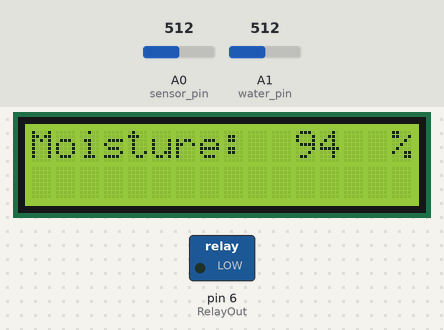
Bench run of a sketch on a simulated Arduino Uno, built with avr-gcc and run on an emulated ATmega328P. On the bench: 16×2 character LCD, switched loads named in the sketch (green lamp = pin HIGH). The inputs (shaded band) are chosen by the test bench; at power-on: A0 (sensor_pin) = 512, A1 (water_pin) = 512. What the sketch prints to the serial monitor is not drawn.

Above: at 6.2 s.
6.3 s: A0 (sensor_pin) set to 196
At 8.2 s:
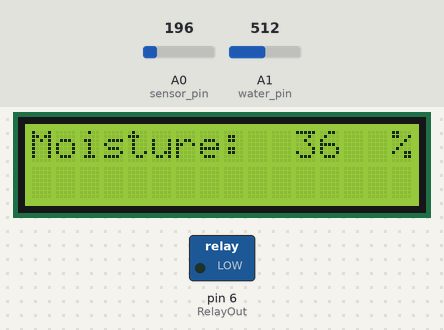
8.5 s: A0 (sensor_pin) set to 179
At 9.8 s:
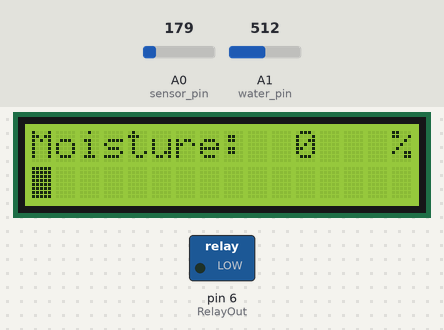
16.5 s: A0 (sensor_pin) set to 306
At 18.1 s:
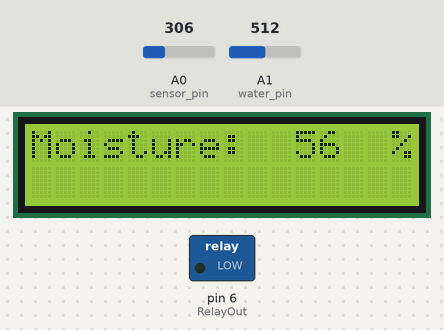
18.6 s: A0 (sensor_pin) set to 122
At 20.6 s:
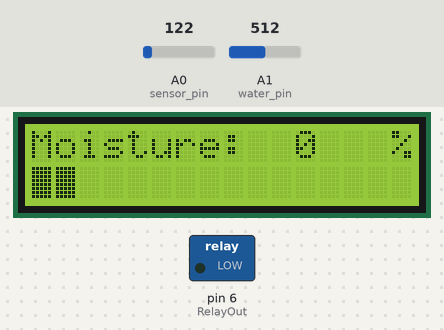
Timing chart, 0 to 22.1 s (numbered marks = the images above; inputs shaded):
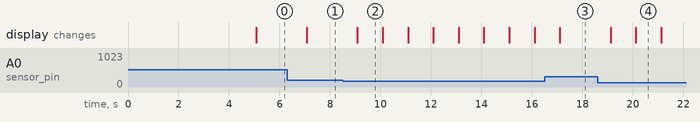

Measured:
- the behaviour switches between 188 and 187 on A0 (sensor_pin) (found by bisection; images 1 and 2)
- after the input at 6.3 s, the display: changes after 0.78 s (image 1)
- after the input at 8.5 s, the display: changes after 0.59 s (image 2)
- after the input at 16.5 s, the display: changes after 0.60 s (image 3)
- after the input at 18.6 s, the display: first changes after 0.51 s (image 4 shows a later state)
- what the display in image 2 shows lasts 1.0 s, from 9.1 s to 10.1 s

The sketch:

sketch_aug07a.ino
```cpp
// MODULES
#include <LiquidCrystal.h>
#include <math.h>

// Initaite Pins
int RelayOut = 6; // Relay
int green = 9; // colour LED
int amber = 10; // colour LED
int red = 8; // colour LED
int sensor_pin = A0; // Moisture sensor
int output_value; // Moisture sensor
int water_pin = A1; // Water level sensor
int PUMPS = 0; // amount of pumps

// Create a custom value for the LCD screen
const int rs = 12, en = 11, d4 = 5, d5 = 4, d6 = 3, d7 = 2;
LiquidCrystal lcd(rs, en, d4, d5, d6, d7);
uint8_t testChar[8] = {0xff,0xff,0xff,0xff,0xff,0xff,0xff,0xff}; // Custom character

// This will be use for the loading bar
int lodval = 0;


// Setup Function
void setup(){
  Serial.begin(9600);
  digitalWrite(green,HIGH);
  digitalWrite(amber, HIGH);
  digitalWrite(red, HIGH);
  Serial.println("starting");
  pinMode(RelayOut, OUTPUT); // Relay
  lcd.begin(16, 2); // Custom character
  lcd.createChar(0, testChar); // Sends the custom char to lcd
  // Following is all just Printing to LCD
  lcd.setCursor(0, 0);
  lcd.print("Starting");
  lcd.setCursor(7, 1);
  lcd.print("Program");
  delay(5000);
  lcd.setCursor(0,0);
  lcd.print("Moisture:");
  lcd.setCursor(15,0);
  lcd.print("%");
  lcd.setCursor(7, 1);
  lcd.print("       ");
  // Prints End

  digitalWrite(green,LOW);
  digitalWrite(amber, LOW);
  digitalWrite(red, LOW);

}

// Reads the moisture level
int moist_read(){
  output_value = analogRead(sensor_pin);
  output_value = map(output_value,550,0,0,100);
  int moist = (100 - output_value);
  if (moist > 100){
    lodval = 0;
    return 100;
  } else if (moist < 35){
    lodval = lodval + 1;
    return 0;
  } else {
    lodval = 0;
    return moist;
  }
}

// turns on the Pump
void pump_on(){
  PUMPS = PUMPS + 1;
  digitalWrite(green,HIGH);
  digitalWrite(amber, HIGH);
  digitalWrite(red, HIGH);
  digitalWrite(RelayOut, HIGH);
  delay(45000);
  digitalWrite(RelayOut, LOW);
  digitalWrite(green,LOW);
  digitalWrite(amber, LOW);
  digitalWrite(red, LOW);
  lodval = -1;
}

// Loading Bar function
int loading(){
  int tfbool;

  if(lodval == 0){
    lcd.setCursor(0,1);
    lcd.print("                ");
    tfbool =  false;
  } else if(lodval == 16){
    lcd.setCursor(lodval - 1, 1);
    lodval = 1;
    lcd.print(char(0));
    tfbool = true;
  } else{
    lcd.setCursor(lodval - 1, 1);
    lcd.print(char(0));
    tfbool =  false;
  }
  delay(1000);
  return tfbool;
}


// LCD printing function
int LCDprint(){
  lcd.setCursor(11,0);
  lcd.print("   ");
  lcd.setCursor(11,0);
  int mst_val = moist_read();
  lcd.print(mst_val);
  int bol = loading();
  return bol;
}

// Water level display & Test
void reservoir(){
  int wtrlvl = analogRead(water_pin);
  Serial.println(wtrlvl);
  if (wtrlvl<=35){
    Serial.println("red");
    digitalWrite(red, HIGH);
    digitalWrite(green,LOW);
    digitalWrite(amber, LOW);
  }
  else if (wtrlvl>35 && wtrlvl<=50){
    Serial.println("amber");
    digitalWrite(amber, HIGH);
    digitalWrite(green,LOW);
    digitalWrite(red, LOW);
  }
  else if (wtrlvl>50){
    Serial.println("green");
    digitalWrite(green, HIGH);
    digitalWrite(red,LOW);
    digitalWrite(amber, LOW);
  }

}

// Loops through functions
void loop() {
  Serial.println(analogRead(water_pin));
  int bl = LCDprint();
  reservoir();
  if(bl){
    pump_on();
    delay(500);
  }
}
```
